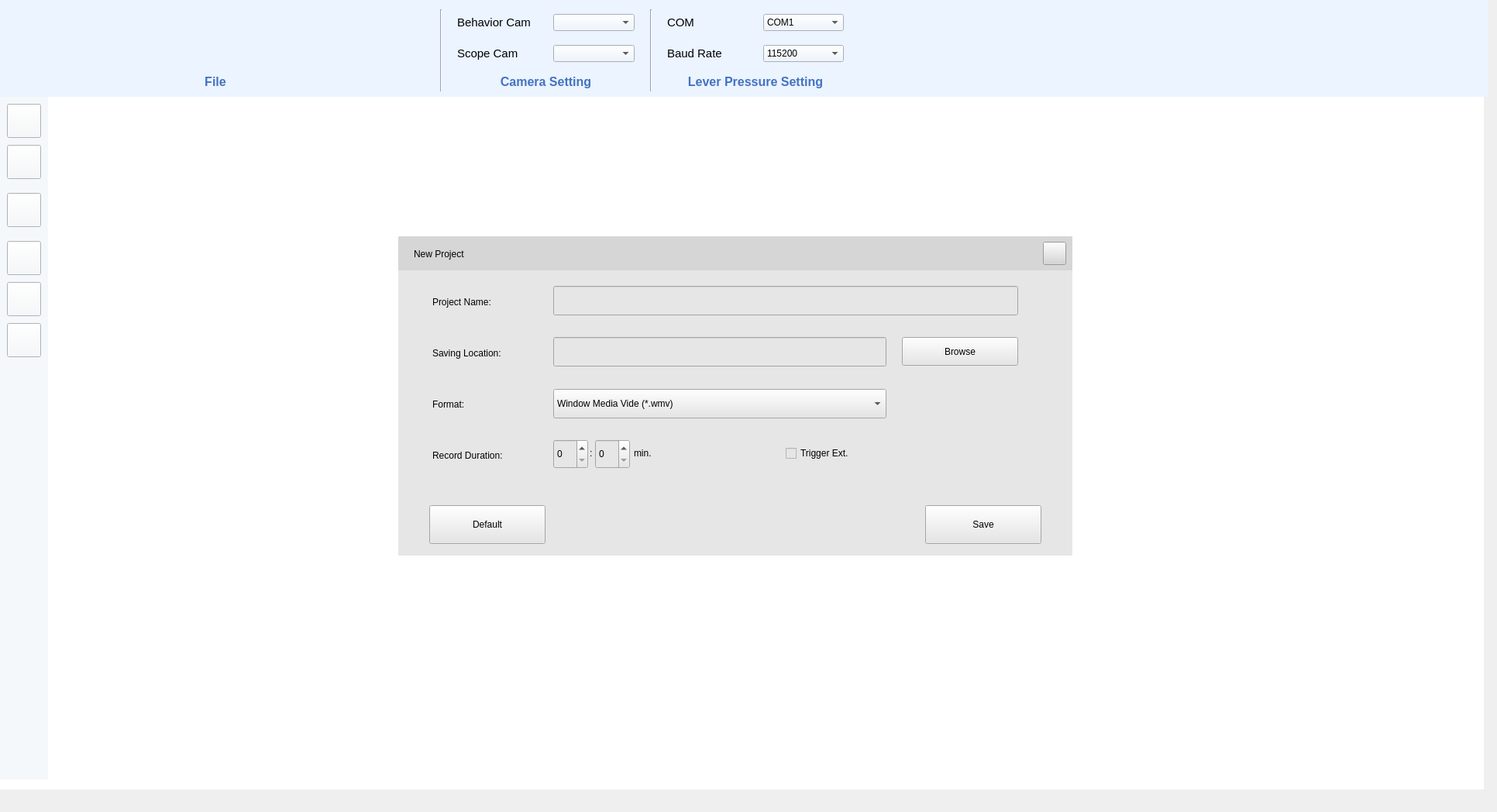
    <widget class="QWidget" name="Hometab">
     <property name="minimumSize">
      <size>
       <width>1920</width>
       <height>1048</height>
      </size>
     </property>
     <attribute name="title">
      <string>Home</string>
     </attribute>
     <widget class="QWidget" name="widget_32" native="true">
      <property name="geometry">
       <rect>
        <x>0</x>
        <y>0</y>
        <width>1920</width>
        <height>125</height>
       </rect>
      </property>
      <property name="sizePolicy">
       <sizepolicy hsizetype="Preferred" vsizetype="Fixed">
        <horstretch>0</horstretch>
        <verstretch>0</verstretch>
       </sizepolicy>
      </property>
      <property name="minimumSize">
       <size>
        <width>1920</width>
        <height>125</height>
       </size>
      </property>
      <property name="styleSheet">
       <string notr="true">background-color: rgb(235, 244, 255);</string>
      </property>
      <widget class="QWidget" name="layoutWidget">
       <property name="geometry">
        <rect>
         <x>8</x>
         <y>10</y>
         <width>1081</width>
         <height>111</height>
        </rect>
       </property>
       <layout class="QGridLayout" name="gridLayout_2">
        <property name="horizontalSpacing">
         <number>20</number>
        </property>
        <item row="1" column="6">
         <widget class="QLabel" name="label_177">
          <property name="font">
           <font>
            <family>Arial</family>
            <pointsize>11</pointsize>
           </font>
          </property>
          <property name="text">
           <string>Scope Cam</string>
          </property>
          <property name="alignment">
           <set>Qt::AlignLeading|Qt::AlignLeft|Qt::AlignVCenter</set>
          </property>
         </widget>
        </item>
        <item row="0" column="10">
         <widget class="QComboBox" name="comboBox_7">
          <item>
           <property name="text">
            <string>COM1</string>
           </property>
          </item>
          <item>
           <property name="text">
            <string>COM2</string>
           </property>
          </item>
          <item>
           <property name="text">
            <string>COM3</string>
           </property>
          </item>
          <item>
           <property name="text">
            <string>COM4</string>
           </property>
          </item>
          <item>
           <property name="text">
            <string>COM5</string>
           </property>
          </item>
          <item>
           <property name="text">
            <string>COM6</string>
           </property>
          </item>
          <item>
           <property name="text">
            <string>COM7</string>
           </property>
          </item>
          <item>
           <property name="text">
            <string>COM7</string>
           </property>
          </item>
          <item>
           <property name="text">
            <string>COM8</string>
           </property>
          </item>
          <item>
           <property name="text">
            <string>COM9</string>
           </property>
          </item>
         </widget>
        </item>
        <item row="0" column="0" rowspan="2">
         <widget class="QPushButton" name="pushButton">
          <property name="sizePolicy">
           <sizepolicy hsizetype="Fixed" vsizetype="Fixed">
            <horstretch>0</horstretch>
            <verstretch>0</verstretch>
           </sizepolicy>
          </property>
          <property name="minimumSize">
           <size>
            <width>92</width>
            <height>74</height>
           </size>
          </property>
          <property name="maximumSize">
           <size>
            <width>92</width>
            <height>74</height>
           </size>
          </property>
          <property name="styleSheet">
           <string notr="true">#pushButton{
background-color: transparent; 
border-image: url(:/home/Asset 1.png);
background:none;
border:none;
background-repeat:none;
}
#pushButton:pressed
{
border-image:url(:/home/Asset 1_pre.png);
background-repeat: no-repeat;
}</string>
          </property>
          <property name="text">
           <string/>
          </property>
         </widget>
        </item>
        <item row="1" column="7">
         <widget class="QComboBox" name="comboBox_8"/>
        </item>
        <item row="0" column="6">
         <widget class="QLabel" name="label_178">
          <property name="font">
           <font>
            <family>Arial</family>
            <pointsize>11</pointsize>
           </font>
          </property>
          <property name="text">
           <string>Behavior Cam</string>
          </property>
          <property name="alignment">
           <set>Qt::AlignLeading|Qt::AlignLeft|Qt::AlignVCenter</set>
          </property>
         </widget>
        </item>
        <item row="0" column="8" rowspan="3">
         <widget class="Line" name="line_8">
          <property name="sizePolicy">
           <sizepolicy hsizetype="Fixed" vsizetype="Fixed">
            <horstretch>0</horstretch>
            <verstretch>0</verstretch>
           </sizepolicy>
          </property>
          <property name="minimumSize">
           <size>
            <width>2</width>
            <height>106</height>
           </size>
          </property>
          <property name="maximumSize">
           <size>
            <width>2</width>
            <height>106</height>
           </size>
          </property>
          <property name="font">
           <font/>
          </property>
          <property name="orientation">
           <enum>Qt::Vertical</enum>
          </property>
         </widget>
        </item>
        <item row="2" column="6" colspan="2">
         <widget class="QLabel" name="label_35">
          <property name="font">
           <font>
            <family>Arial</family>
            <pointsize>12</pointsize>
            <bold>true</bold>
           </font>
          </property>
          <property name="styleSheet">
           <string notr="true">color: rgb(67, 114, 193);</string>
          </property>
          <property name="text">
           <string>Camera Setting</string>
          </property>
          <property name="alignment">
           <set>Qt::AlignCenter</set>
          </property>
         </widget>
        </item>
        <item row="1" column="9">
         <widget class="QLabel" name="label_171">
          <property name="font">
           <font>
            <family>Arial</family>
            <pointsize>11</pointsize>
           </font>
          </property>
          <property name="text">
           <string>Baud Rate</string>
          </property>
          <property name="alignment">
           <set>Qt::AlignLeading|Qt::AlignLeft|Qt::AlignVCenter</set>
          </property>
         </widget>
        </item>
        <item row="0" column="3" rowspan="2">
         <widget class="QPushButton" name="pushButton_10">
          <property name="sizePolicy">
           <sizepolicy hsizetype="Fixed" vsizetype="Fixed">
            <horstretch>0</horstretch>
            <verstretch>0</verstretch>
           </sizepolicy>
          </property>
          <property name="minimumSize">
           <size>
            <width>92</width>
            <height>74</height>
           </size>
          </property>
          <property name="maximumSize">
           <size>
            <width>92</width>
            <height>74</height>
           </size>
          </property>
          <property name="styleSheet">
           <string notr="true">#pushButton_10{
background-color: transparent; 
border-image: url(:/home/Asset 4.png);
background:none;
border:none;
background-repeat:none;
}
#pushButton_10:pressed
{
border-image:url(:/home/Asset 4_pre.png);
background-repeat: no-repeat;
}</string>
          </property>
          <property name="text">
           <string/>
          </property>
         </widget>
        </item>
        <item row="1" column="10">
         <widget class="QComboBox" name="comboBox_10">
          <property name="cursor">
           <cursorShape>ArrowCursor</cursorShape>
          </property>
          <item>
           <property name="text">
            <string>115200</string>
           </property>
          </item>
          <item>
           <property name="text">
            <string>1200</string>
           </property>
          </item>
          <item>
           <property name="text">
            <string>19200</string>
           </property>
          </item>
          <item>
           <property name="text">
            <string>2400</string>
           </property>
          </item>
          <item>
           <property name="text">
            <string>300</string>
           </property>
          </item>
          <item>
           <property name="text">
            <string>38400</string>
           </property>
          </item>
          <item>
           <property name="text">
            <string>430000</string>
           </property>
          </item>
          <item>
           <property name="text">
            <string>4800</string>
           </property>
          </item>
          <item>
           <property name="text">
            <string>56000</string>
           </property>
          </item>
          <item>
           <property name="text">
            <string>57600</string>
           </property>
          </item>
         </widget>
        </item>
        <item row="0" column="5" rowspan="3">
         <widget class="Line" name="line_7">
          <property name="sizePolicy">
           <sizepolicy hsizetype="Fixed" vsizetype="Fixed">
            <horstretch>0</horstretch>
            <verstretch>0</verstretch>
           </sizepolicy>
          </property>
          <property name="minimumSize">
           <size>
            <width>2</width>
            <height>106</height>
           </size>
          </property>
          <property name="maximumSize">
           <size>
            <width>2</width>
            <height>106</height>
           </size>
          </property>
          <property name="font">
           <font/>
          </property>
          <property name="orientation">
           <enum>Qt::Vertical</enum>
          </property>
         </widget>
        </item>
        <item row="0" column="1" rowspan="2">
         <widget class="QPushButton" name="pushButton_8">
          <property name="sizePolicy">
           <sizepolicy hsizetype="Fixed" vsizetype="Fixed">
            <horstretch>0</horstretch>
            <verstretch>0</verstretch>
           </sizepolicy>
          </property>
          <property name="minimumSize">
           <size>
            <width>92</width>
            <height>74</height>
           </size>
          </property>
          <property name="maximumSize">
           <size>
            <width>92</width>
            <height>74</height>
           </size>
          </property>
          <property name="styleSheet">
           <string notr="true">#pushButton_8{
background-color: transparent; 
border-image: url(:/home/Asset 2.png);
background:none;
border:none;
background-repeat:none;
}
#pushButton_8:pressed
{
border-image:url(:/home/Asset 2_pre.png);
background-repeat: no-repeat;
}
</string>
          </property>
          <property name="text">
           <string/>
          </property>
         </widget>
        </item>
        <item row="0" column="9">
         <widget class="QLabel" name="label_172">
          <property name="font">
           <font>
            <family>Arial</family>
            <pointsize>11</pointsize>
           </font>
          </property>
          <property name="text">
           <string>COM</string>
          </property>
          <property name="alignment">
           <set>Qt::AlignLeading|Qt::AlignLeft|Qt::AlignVCenter</set>
          </property>
         </widget>
        </item>
        <item row="0" column="7">
         <widget class="QComboBox" name="comboBox_9"/>
        </item>
        <item row="0" column="4" rowspan="2">
         <widget class="QPushButton" name="pushButton_11">
          <property name="sizePolicy">
           <sizepolicy hsizetype="Fixed" vsizetype="Fixed">
            <horstretch>0</horstretch>
            <verstretch>0</verstretch>
           </sizepolicy>
          </property>
          <property name="minimumSize">
           <size>
            <width>92</width>
            <height>74</height>
           </size>
          </property>
          <property name="maximumSize">
           <size>
            <width>92</width>
            <height>74</height>
           </size>
          </property>
          <property name="styleSheet">
           <string notr="true">#pushButton_11{
background-color: transparent; 
border-image: url(:/home/home_option.png);
background:none;
border:none;
background-repeat:none;
}
#pushButton_11:pressed
{
border-image:url(:/home/home_option_pre.png);
background-repeat: no-repeat;
}</string>
          </property>
          <property name="text">
           <string/>
          </property>
         </widget>
        </item>
        <item row="0" column="2" rowspan="2">
         <widget class="QPushButton" name="pushButton_9">
          <property name="sizePolicy">
           <sizepolicy hsizetype="Fixed" vsizetype="Fixed">
            <horstretch>0</horstretch>
            <verstretch>0</verstretch>
           </sizepolicy>
          </property>
          <property name="minimumSize">
           <size>
            <width>92</width>
            <height>74</height>
           </size>
          </property>
          <property name="maximumSize">
           <size>
            <width>92</width>
            <height>74</height>
           </size>
          </property>
          <property name="styleSheet">
           <string notr="true">#pushButton_9{
background-color: transparent; 
border-image: url(:/home/Asset 3.png);
background:none;
border:none;
background-repeat:none;
}
#pushButton_9:pressed
{
border-image:url(:/home/Asset 3_pre.png);
background-repeat: no-repeat;
}
</string>
          </property>
          <property name="text">
           <string/>
          </property>
         </widget>
        </item>
        <item row="2" column="1" colspan="3">
         <widget class="QLabel" name="label_32">
          <property name="font">
           <font>
            <family>Arial</family>
            <pointsize>12</pointsize>
            <bold>true</bold>
           </font>
          </property>
          <property name="styleSheet">
           <string notr="true">color: rgb(67, 114, 193);</string>
          </property>
          <property name="text">
           <string>File</string>
          </property>
          <property name="alignment">
           <set>Qt::AlignCenter</set>
          </property>
         </widget>
        </item>
        <item row="2" column="9" colspan="2">
         <widget class="QLabel" name="label_53">
          <property name="font">
           <font>
            <family>Arial</family>
            <pointsize>12</pointsize>
            <bold>true</bold>
           </font>
          </property>
          <property name="styleSheet">
           <string notr="true">color: rgb(67, 114, 193);</string>
          </property>
          <property name="text">
           <string>Lever Pressure Setting</string>
          </property>
          <property name="alignment">
           <set>Qt::AlignCenter</set>
          </property>
         </widget>
        </item>
       </layout>
      </widget>
     </widget>
     <widget class="QWidget" name="widget_40" native="true">
      <property name="geometry">
       <rect>
        <x>214</x>
        <y>125</y>
        <width>1701</width>
        <height>894</height>
       </rect>
      </property>
      <property name="styleSheet">
       <string notr="true">background-color: rgb(255, 255, 255);</string>
      </property>
      <widget class="QWidget" name="widget_49" native="true">
       <property name="geometry">
        <rect>
         <x>300</x>
         <y>180</y>
         <width>870</width>
         <height>412</height>
        </rect>
       </property>
       <property name="styleSheet">
        <string notr="true">background-color: rgb(230, 230, 230);</string>
       </property>
       <widget class="QWidget" name="widget_50" native="true">
        <property name="geometry">
         <rect>
          <x>0</x>
          <y>0</y>
          <width>870</width>
          <height>44</height>
         </rect>
        </property>
        <property name="styleSheet">
         <string notr="true">background-color: rgb(214, 214, 214);</string>
        </property>
        <widget class="QLabel" name="label_113">
         <property name="geometry">
          <rect>
           <x>20</x>
           <y>12</y>
           <width>82</width>
           <height>21</height>
          </rect>
         </property>
         <property name="text">
          <string>New Project</string>
         </property>
        </widget>
        <widget class="QPushButton" name="pushButton_73">
         <property name="geometry">
          <rect>
           <x>832</x>
           <y>7</y>
           <width>30</width>
           <height>30</height>
          </rect>
         </property>
         <property name="text">
          <string/>
         </property>
        </widget>
       </widget>
       <widget class="QLabel" name="label_114">
        <property name="geometry">
         <rect>
          <x>44</x>
          <y>74</y>
          <width>150</width>
          <height>21</height>
         </rect>
        </property>
        <property name="text">
         <string>Project Name:</string>
        </property>
       </widget>
       <widget class="QLabel" name="label_115">
        <property name="geometry">
         <rect>
          <x>44</x>
          <y>140</y>
          <width>150</width>
          <height>21</height>
         </rect>
        </property>
        <property name="text">
         <string>Saving Location:</string>
        </property>
       </widget>
       <widget class="QLabel" name="label_116">
        <property name="geometry">
         <rect>
          <x>44</x>
          <y>206</y>
          <width>150</width>
          <height>21</height>
         </rect>
        </property>
        <property name="text">
         <string>Format:</string>
        </property>
       </widget>
       <widget class="QLabel" name="label_117">
        <property name="geometry">
         <rect>
          <x>44</x>
          <y>272</y>
          <width>150</width>
          <height>21</height>
         </rect>
        </property>
        <property name="text">
         <string>Record Duration:</string>
        </property>
       </widget>
       <widget class="QPushButton" name="pushButton_74">
        <property name="geometry">
         <rect>
          <x>40</x>
          <y>347</y>
          <width>150</width>
          <height>50</height>
         </rect>
        </property>
        <property name="text">
         <string>Default</string>
        </property>
       </widget>
       <widget class="QPushButton" name="homeSaveButton">
        <property name="geometry">
         <rect>
          <x>680</x>
          <y>347</y>
          <width>150</width>
          <height>50</height>
         </rect>
        </property>
        <property name="text">
         <string>Save</string>
        </property>
       </widget>
       <widget class="QLineEdit" name="lineEdit">
        <property name="geometry">
         <rect>
          <x>200</x>
          <y>64</y>
          <width>600</width>
          <height>38</height>
         </rect>
        </property>
       </widget>
       <widget class="QLineEdit" name="lineEdit_26">
        <property name="geometry">
         <rect>
          <x>200</x>
          <y>130</y>
          <width>430</width>
          <height>38</height>
         </rect>
        </property>
       </widget>
       <widget class="QComboBox" name="comboBox_3">
        <property name="geometry">
         <rect>
          <x>200</x>
          <y>197</y>
          <width>430</width>
          <height>38</height>
         </rect>
        </property>
        <item>
         <property name="text">
          <string>Window Media Vide (*.wmv)</string>
         </property>
        </item>
        <item>
         <property name="text">
          <string>Audio Video Interleaved (*.avi)</string>
         </property>
        </item>
        <item>
         <property name="text">
          <string>MPEG-4 (*.Mp4)</string>
         </property>
        </item>
        <item>
         <property name="text">
          <string>Tagged Image File Format (*.tiff)</string>
         </property>
        </item>
       </widget>
       <widget class="QCheckBox" name="checkBox_12">
        <property name="geometry">
         <rect>
          <x>500</x>
          <y>272</y>
          <width>101</width>
          <height>16</height>
         </rect>
        </property>
        <property name="text">
         <string>Trigger Ext.</string>
        </property>
       </widget>
       <widget class="QSpinBox" name="spinBox_5">
        <property name="geometry">
         <rect>
          <x>200</x>
          <y>262</y>
          <width>45</width>
          <height>38</height>
         </rect>
        </property>
       </widget>
       <widget class="QLabel" name="label_118">
        <property name="geometry">
         <rect>
          <x>247</x>
          <y>272</y>
          <width>7</width>
          <height>16</height>
         </rect>
        </property>
        <property name="text">
         <string>:</string>
        </property>
       </widget>
       <widget class="QSpinBox" name="spinBox_6">
        <property name="geometry">
         <rect>
          <x>254</x>
          <y>262</y>
          <width>45</width>
          <height>38</height>
         </rect>
        </property>
       </widget>
       <widget class="QLabel" name="label_119">
        <property name="geometry">
         <rect>
          <x>304</x>
          <y>272</y>
          <width>28</width>
          <height>16</height>
         </rect>
        </property>
        <property name="text">
         <string>min.</string>
        </property>
       </widget>
       <widget class="QPushButton" name="homeBrowseButton">
        <property name="geometry">
         <rect>
          <x>650</x>
          <y>130</y>
          <width>150</width>
          <height>37</height>
         </rect>
        </property>
        <property name="text">
         <string>Browse</string>
        </property>
       </widget>
      </widget>
     </widget>
     <widget class="QWidget" name="widget_42" native="true">
      <property name="geometry">
       <rect>
        <x>0</x>
        <y>125</y>
        <width>215</width>
        <height>894</height>
       </rect>
      </property>
      <property name="sizePolicy">
       <sizepolicy hsizetype="Expanding" vsizetype="Fixed">
        <horstretch>0</horstretch>
        <verstretch>0</verstretch>
       </sizepolicy>
      </property>
      <property name="styleSheet">
       <string notr="true">background-color: rgb(255, 255, 255);</string>
      </property>
      <widget class="QWidget" name="widget_98" native="true">
       <property name="geometry">
        <rect>
         <x>0</x>
         <y>0</y>
         <width>62</width>
         <height>881</height>
        </rect>
       </property>
       <property name="sizePolicy">
        <sizepolicy hsizetype="Fixed" vsizetype="Preferred">
         <horstretch>0</horstretch>
         <verstretch>0</verstretch>
        </sizepolicy>
       </property>
       <property name="minimumSize">
        <size>
         <width>62</width>
         <height>881</height>
        </size>
       </property>
       <property name="baseSize">
        <size>
         <width>0</width>
         <height>881</height>
        </size>
       </property>
       <property name="styleSheet">
        <string notr="true">background-color: rgb(245, 248, 250);
border-color: rgb(0, 0, 0);</string>
       </property>
       <widget class="QPushButton" name="pushButton_125">
        <property name="geometry">
         <rect>
          <x>9</x>
          <y>9</y>
          <width>44</width>
          <height>44</height>
         </rect>
        </property>
        <property name="sizePolicy">
         <sizepolicy hsizetype="Fixed" vsizetype="Fixed">
          <horstretch>0</horstretch>
          <verstretch>0</verstretch>
         </sizepolicy>
        </property>
        <property name="minimumSize">
         <size>
          <width>44</width>
          <height>44</height>
         </size>
        </property>
        <property name="styleSheet">
         <string notr="true">border-image: url(:/sidebar/Asset 6.png);</string>
        </property>
        <property name="text">
         <string/>
        </property>
       </widget>
       <widget class="QPushButton" name="pushButton_126">
        <property name="geometry">
         <rect>
          <x>9</x>
          <y>62</y>
          <width>44</width>
          <height>44</height>
         </rect>
        </property>
        <property name="sizePolicy">
         <sizepolicy hsizetype="Fixed" vsizetype="Fixed">
          <horstretch>0</horstretch>
          <verstretch>0</verstretch>
         </sizepolicy>
        </property>
        <property name="minimumSize">
         <size>
          <width>44</width>
          <height>44</height>
         </size>
        </property>
        <property name="styleSheet">
         <string notr="true">border-image: url(:/sidebar/Asset 8.png);</string>
        </property>
        <property name="text">
         <string/>
        </property>
       </widget>
       <widget class="QPushButton" name="pushButton_132">
        <property name="geometry">
         <rect>
          <x>9</x>
          <y>124</y>
          <width>44</width>
          <height>44</height>
         </rect>
        </property>
        <property name="sizePolicy">
         <sizepolicy hsizetype="Fixed" vsizetype="Fixed">
          <horstretch>0</horstretch>
          <verstretch>0</verstretch>
         </sizepolicy>
        </property>
        <property name="minimumSize">
         <size>
          <width>44</width>
          <height>44</height>
         </size>
        </property>
        <property name="styleSheet">
         <string notr="true">border-image: url(:/sidebar/Asset 9.png);</string>
        </property>
        <property name="text">
         <string/>
        </property>
       </widget>
       <widget class="QPushButton" name="pushButton_133">
        <property name="geometry">
         <rect>
          <x>9</x>
          <y>186</y>
          <width>44</width>
          <height>44</height>
         </rect>
        </property>
        <property name="sizePolicy">
         <sizepolicy hsizetype="Fixed" vsizetype="Fixed">
          <horstretch>0</horstretch>
          <verstretch>0</verstretch>
         </sizepolicy>
        </property>
        <property name="minimumSize">
         <size>
          <width>44</width>
          <height>44</height>
         </size>
        </property>
        <property name="styleSheet">
         <string notr="true">border-image: url(:/sidebar/Asset 10.png);</string>
        </property>
        <property name="text">
         <string/>
        </property>
       </widget>
       <widget class="QPushButton" name="pushButton_134">
        <property name="geometry">
         <rect>
          <x>9</x>
          <y>239</y>
          <width>44</width>
          <height>44</height>
         </rect>
        </property>
        <property name="sizePolicy">
         <sizepolicy hsizetype="Fixed" vsizetype="Fixed">
          <horstretch>0</horstretch>
          <verstretch>0</verstretch>
         </sizepolicy>
        </property>
        <property name="minimumSize">
         <size>
          <width>44</width>
          <height>44</height>
         </size>
        </property>
        <property name="styleSheet">
         <string notr="true">border-image: url(:/sidebar/Asset 11.png);</string>
        </property>
        <property name="text">
         <string/>
        </property>
       </widget>
       <widget class="QPushButton" name="pushButton_135">
        <property name="geometry">
         <rect>
          <x>9</x>
          <y>292</y>
          <width>44</width>
          <height>44</height>
         </rect>
        </property>
        <property name="sizePolicy">
         <sizepolicy hsizetype="Fixed" vsizetype="Fixed">
          <horstretch>0</horstretch>
          <verstretch>0</verstretch>
         </sizepolicy>
        </property>
        <property name="minimumSize">
         <size>
          <width>44</width>
          <height>44</height>
         </size>
        </property>
        <property name="styleSheet">
         <string notr="true">border-image: url(:/sidebar/Asset 12.png);</string>
        </property>
        <property name="text">
         <string/>
        </property>
       </widget>
      </widget>
     </widget>
     <widget class="QWidget" name="widget_35" native="true">
      <property name="geometry">
       <rect>
        <x>1523</x>
        <y>125</y>
        <width>400</width>
        <height>831</height>
       </rect>
      </property>
      <property name="minimumSize">
       <size>
        <width>400</width>
        <height>470</height>
       </size>
      </property>
     </widget>
    </widget>
